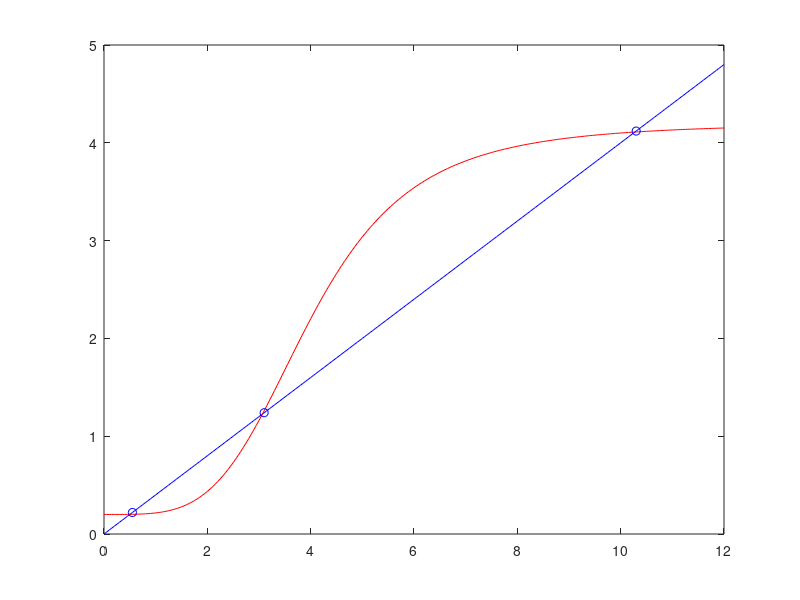

The MATLAB source for this figure:
b = 1;
g = 1;
d = 0.2;
l0 = 4;
p = 4;
s =1;
Lext = 2.5;
L0 = 4;
L = 0:0.05:12;



nullcline_L = g*L./(b.*Lext);
nullcline_LacY = (d + p.*(L.^4./(L.^4+L0.^4)))/s;
figure
plot(L,nullcline_L, 'b')
hold on
plot(L,nullcline_LacY, 'r')

fixed_points = [];
dif = nullcline_L-nullcline_LacY;
for i = 2:length(L)
  if (sign(dif(i)) ~= sign(dif(i-1)))
      fixed_points = [fixed_points,i] ;
    end  
end
plot(L(fixed_points),nullcline_L(fixed_points),'bo')



    dfdL = -g;
    dfdLacY = b*Lext;
    dgdLacY = -s;
for i = 1:length(fixed_points)
    dgdL = ((4*L(fixed_points(i)).^3*p)./(L(fixed_points(i)).^4 + L0^4)) - ((4*L(fixed_points(i)).^7*p)./(L(fixed_points(i)).^4 + L0^4).^2)
    jmatrix = [dfdL dfdLacY; dgdL dgdLacY];
    i
    eigenvalue=eig(jmatrix)
end
    

